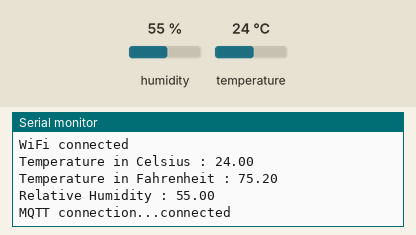
Simulated run of this program. Board: ESP8266 (Wemos D1 mini). On the bench: the last lines printed to the serial monitor. The test bench sets the inputs (shaded band); at power-on: humidity 55 %, temperature 24 °C. WiFi joins after 1.5 s; servers stay silent unless stated; no MQTT or app messages arrive unless stated.

Above: at 2.7 s.
2.8 s: humidity set to 22 %
At 12.6 s:
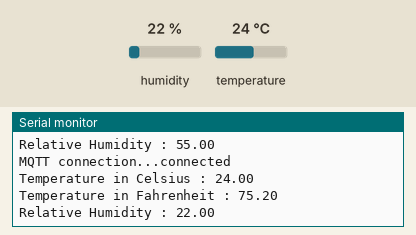
12.9 s: temperature set to 12 °C
At 22.7 s:
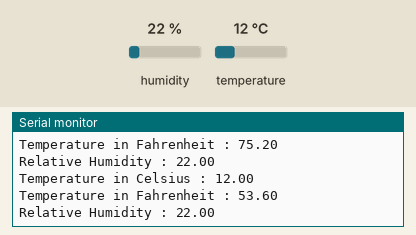
23.0 s: humidity set to 40 %
At 32.2 s:
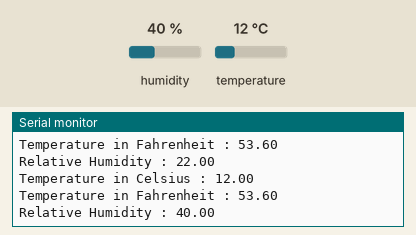
Timing chart, 0 to 33.7 s (numbered marks = the images above; inputs shaded):
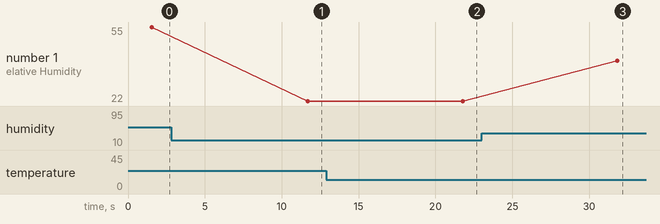

Measured:
- after the input at 2.8 s, the serial monitor: prints a new line after 8.9 s (image 1)
- after the input at 12.9 s, the serial monitor: prints a new line after 8.9 s (image 2)
- after the input at 23.0 s, the serial monitor: prints a new line after 8.8 s (image 3)
- plotted number 1: 55 → 22 after the input at 2.8 s, 22 → 40 after the input at 23.0 s

The program:

main.cpp
```cpp
#include <Arduino.h>
#include <WEMOS_SHT3X.h>
#include <PubSubClient.h>
#include <ESP8266WiFi.h>
#include "config.h"

//I2C address of sensor
SHT3X sht30(0x45);

const char* ssid = SSID;
const char* wifiPassword = WIFIPASSWORD;
char server[] = MQTTSERVER;
uint16_t port = MQTTPORT;
char username[] = MQTTUSERNAME;
char password[] = MQTTPASSWORD;
char clientId[] = MQTTCLIENT;
char topic[] = MQTTTOPIC;

WiFiClient wifiClient;
PubSubClient mqttClient(wifiClient);

//callback for when mqtt subscribing
void callback(char* topic, byte* payload, unsigned int length) {
}

void setup() {
    Serial.begin(9600);

    WiFi.mode(WIFI_STA); // Define the NodeMCU Wifi mode

    Serial.println("Try to connect to " + String(ssid));
    WiFi.begin(ssid, wifiPassword); // Start the Wifi connection

    while (WiFi.status() != WL_CONNECTED) {
        delay(500);
        Serial.print(".");
    }

    Serial.println("");
    Serial.println("WiFi connected");

    mqttClient.setServer(server, port); // Define the server and port for the Mqtt Client
    mqttClient.setCallback(callback); // Define the callback function for the Mqtt Client. Not used in our case.
}

void mqttPublish(String payload) {

    while (!mqttClient.connected()) { // If the Mqtt Client is not connected, so try to connect
        Serial.print("MQTT connection...");
        if (mqttClient.connect(clientId, username, password)) { // Try to connect the Mqtt Client
            Serial.println("connected");
        } else {
        Serial.println("failed, rc=" + mqttClient.state());
        Serial.println(" try again in 1 second");
        delay(1000);
        }
    }

    mqttClient.publish(topic, (char*) payload.c_str()); // Send a message to MQTT broker
}

void loop() {

  if(sht30.get()==0){
    Serial.print("Temperature in Celsius : ");
    Serial.println(sht30.cTemp);
    Serial.print("Temperature in Fahrenheit : ");
    Serial.println(sht30.fTemp);
    Serial.print("Relative Humidity : ");
    Serial.println(sht30.humidity);
    Serial.println();

    String json = "{\"temp\":"+String(sht30.cTemp)+",";
    json +=  "\"hum\":"+String(sht30.humidity)+"}";
    mqttPublish(json);
  }
  else
  {
    Serial.println("Error!");
  }

 delay(10000);
}
```

config.example.h
```cpp
//Define your wifi name and password here
#define SSID "mywifi"
#define WIFIPASSWORD "mywifipassword"
// MQTT broker settings
#define MQTTSERVER "mqtt.example.nl"
#define MQTTPORT 1883
#define MQTTUSERNAME "username"
#define MQTTPASSWORD "passwork"
#define MQTTCLIENT "esp8266_bedroom"
#define MQTTTOPIC "esp8266/bedroom"
```
